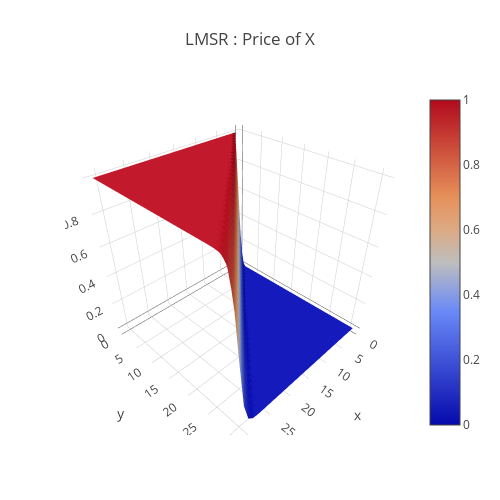

This figure's notebook cell:
### Code cell
a = 0.01
data = [
    go.Surface(
        z=price_function(x,y,a)
    )
]
layout = go.Layout(
    title='LMSR : Price of X',
    autosize=False,
    width=500,
    height=500,
    margin=dict(
        l=65,
        r=50,
        b=65,
        t=90
    )
)
fig = go.Figure(data=data, layout=layout)
URL = plotly.offline.iplot(fig, filename='Costfunction-3d-surface.html')

### Figure 1 — Plotly figure (JSON) as saved in the notebook; plotly's stock layout.template omitted (floating-point values rounded to 4 significant figures; data arrays with more than 128 entries replaced by an {"elided": "..."} marker saying what was removed)
{"data": [{"type": "surface", "uid": "c7601519-53d3-4e16-9931-5ab5ad1b9321", "z": {"elided": "32x32 float values"}}], "layout": {"autosize": false, "height": 500, "margin": {"b": 65, "l": 65, "r": 50, "t": 90}, "title": {"text": "LMSR : Price of X"}, "width": 500}}
